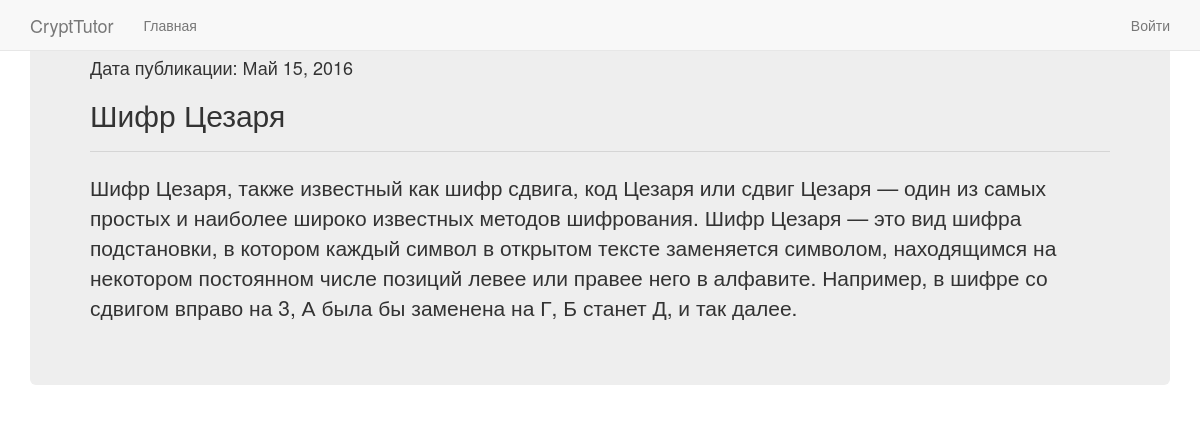
Screenshot of /theory/all/lesson/5/ with the database file from the repository.
### vkr/models.py (models this page shows, shortened)
class theory(models.Model):
    class Meta():
        db_table = "theory"
    theory_title = models.CharField(max_length = 200)
    theory_text = models.TextField()
    theory_date = models.DateField()

### vkr/views.py (the view)
# urls.py: url(r'^theory/all/lesson/(?P<theory_id>\d+)/$', 'vkr.views.oneTheory'),
def oneTheory(request, theory_id):
    return render_to_response('oneTheory.html', {'oneTheory': theory.objects.get(id=theory_id), 'username': auth.get_user(request).username})

### templates/oneTheory.html (shortened to what this page needs)
{% load staticfiles %}
<!DOCTYPE html>
<html lang="ru">
        <head>
            <link rel="stylesheet" type="text/css" href="{% static "static/css/bootstrap.css" %}">
        </head>
    <body>
    <div class="navbar navbar-default navbar-fixed-top" role="navigation">
      <div class="container">
        <div class="navbar-header">
          <a class="navbar-brand" href="#">CryptTutor</a>
        </div>
        <div class="navbar-collapse collapse">
          <ul class="nav navbar-nav">
            <li><a href="#">Главная</a></li>
          </ul>
          <ul class="nav navbar-nav navbar-right">
              {% if username %}
                <li><a href="/auth/logout/">Выйти ({{ username }}) </a> </li>
              {% else %}
                <li><a href="/auth/login/">Войти</a> </li>
              {% endif %}
          </ul>
        </div>
      </div>
    </div>
<div class="container">
<div class="jumbotron">
        <h4>Дата публикации: {{ oneTheory.theory_date }}</h4>
        <h2>{{ oneTheory.theory_title }}</h2>
        <hr>
        <p>{{ oneTheory.theory_text }}</p>
    </div>
    </div>
    </body>
</html>

### rows the page displays
theory: theory_date "Май 15, 2016", theory_title "Шифр Цезаря", theory_text "Шифр Цезаря, также известный как шифр сдвига, код Цезаря или сдвиг Цезаря — один из самых простых и наиболее широко известных методов шифрования. Шифр Цезаря — это вид шифра подстановки, в котором каждый символ в открытом тексте заменяется символом, находящимся на некотором постоянном числе позиций левее или правее него в алфавите. Например, в шифре со сдвигом вправо на 3, А была бы заменена на Г, Б станет Д, и так далее."
